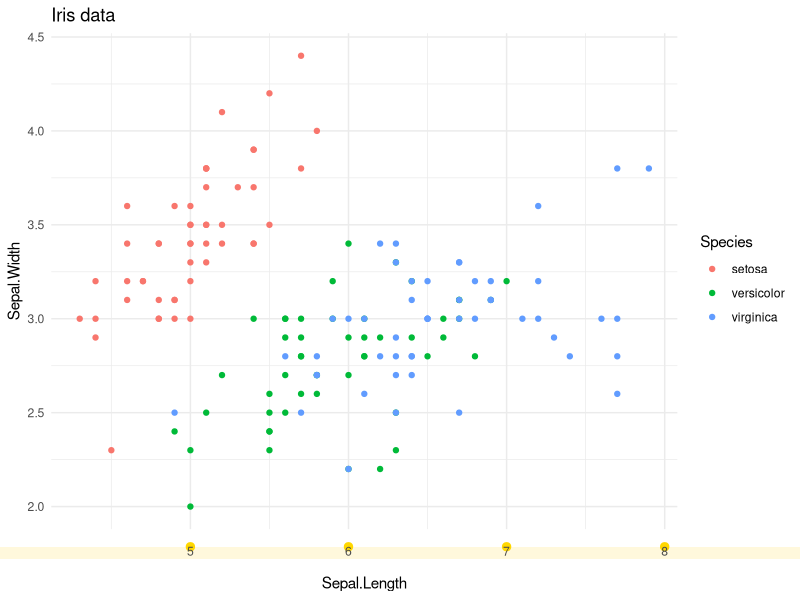
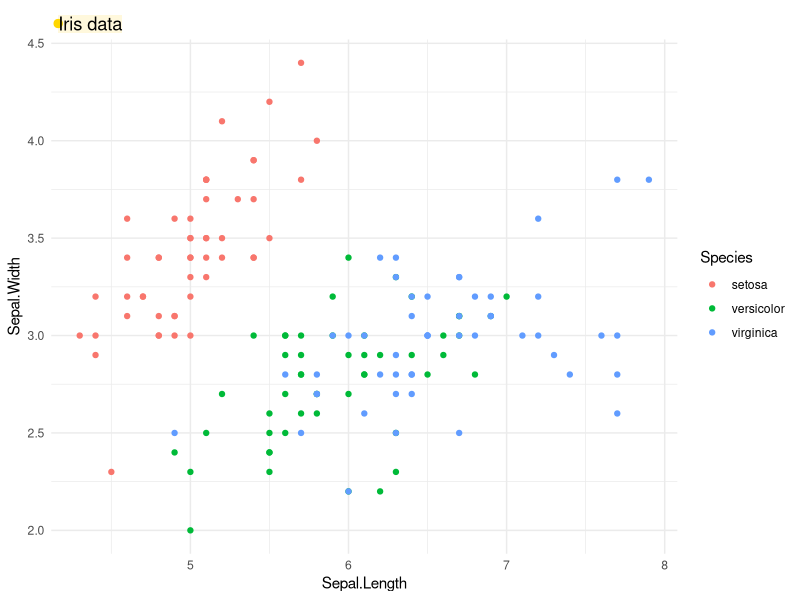
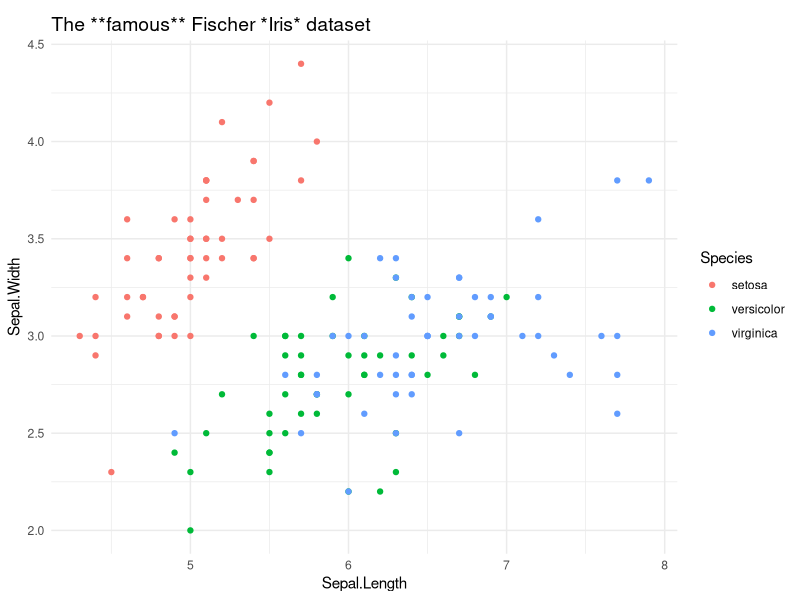
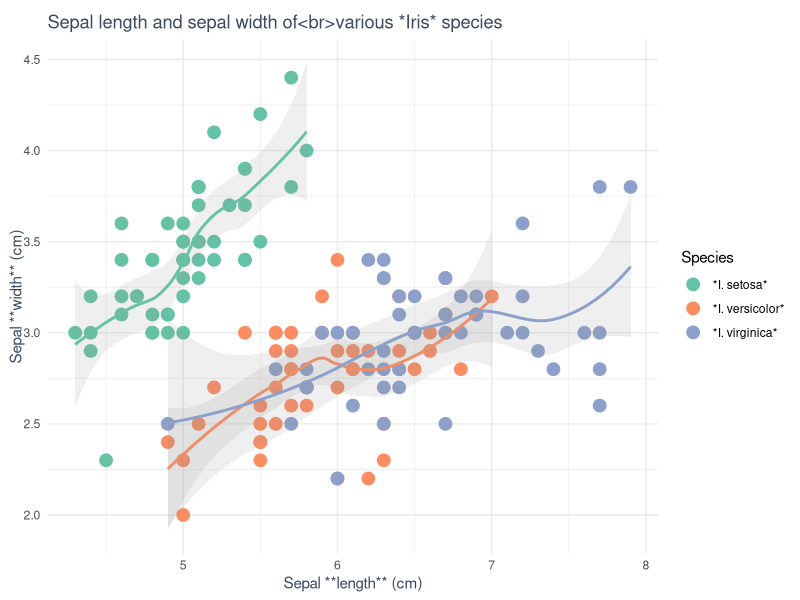

Generate these figures, in order, with R:
library(ggplot2)
library(grid)
library(gridtext)
library(rlang)
library(tibble)

# define new theme element that inherits from `element_text()`
element_label <- function(family = NULL, face = NULL, colour = NULL, size = NULL,
                          hjust = NULL, vjust = NULL, angle = NULL, lineheight = NULL,
                          color = NULL, margin = NULL,
                          debug = FALSE, inherit.blank = FALSE) {
  if (!is.null(color))
    colour <- color
  structure(
    list(
      family = family, face = face, colour = colour,
      size = size, hjust = hjust, vjust = vjust, angle = angle,
      lineheight = lineheight, margin = margin, debug = debug,
      inherit.blank = inherit.blank),
    class = c("element_label", "element_text", "element")
  )
}

# helper function to set up data frame with graphical parameters
list_to_table <- function(l) {
  lengths <- vapply(l, length, numeric(1))

  # remove length 0 cases
  l[lengths == 0L] <- NULL

  do.call(tibble, l)
}

# rendering of the theme element is handled by `labels_grob()`
element_grob.element_label <- function(element, label = "", x = NULL, y = NULL,
                                       family = NULL, face = NULL, colour = NULL, size = NULL,
                                       hjust = NULL, vjust = NULL, angle = NULL, lineheight = NULL,
                                       margin = NULL, margin_x = FALSE, margin_y = FALSE, ...) {
  if (is.null(label))
    return(ggplot2:::zeroGrob())

  vj <- vjust %||% element$vjust
  hj <- hjust %||% element$hjust
  margin <- margin %||% element$margin %||% ggplot2::margin(0, 0, 0, 0)
  angle <- angle %||% element$angle %||% 0

  x <- x %||% hj
  if (!is.unit(x))
    x <- unit(x, "npc")
  y <- y %||% vj
  if (!is.unit(y))
    y <- unit(y, "npc")

  # The gp settings can override element_gp
  gp <- gpar(
    fontsize = size %||% element$size,
    col = colour %||% element$colour,
    fontfamily = family %||% element$family,
    fontface = face %||% element$face,
    lineheight = lineheight %||% element$lineheight
  )

  gl <- list(
    label = label,
    x = x,
    y = y,
    hjust = hj,
    vjust = vj,
    angle = angle,
    color = gp$col,
    fontsize = gp$fontsize,
    fontfamily = gp$fontfamily,
    fontface = gp$fontface,
    lineheight = gp$lineheight,
    padding = list(margin)
  )
  label_data <- list_to_table(gl)

  labels_grob(label_data, debug = element$debug)
}

# draw plot with alternative axis rendering
ggplot(iris, aes(Sepal.Length, Sepal.Width, color = Species)) +
  geom_point() +
  ggtitle("Iris data") +
  theme_minimal() +
  theme(
    axis.text.x = element_label(
      hjust = 0.5, vjust = 1, angle = 0, debug = TRUE,
      margin = ggplot2::margin(10, 2, 10, 2)
    )
  )

# draw plot with alternative title rendering
ggplot(iris, aes(Sepal.Length, Sepal.Width, color = Species)) +
  geom_point() +
  ggtitle("Iris data") +
  theme_minimal() +
  theme(
    plot.title = element_label(
      hjust = 0, vjust = 0.5, angle = 0, debug = TRUE,
      margin = ggplot2::margin(5, 5, 5, 5)
    )
  )

library(ggplot2)
library(grid)
library(gridtext)
library(rlang)

# define new theme element that inherits from `element_text()`
element_markdown <- function(family = NULL, face = NULL, colour = NULL, size = NULL,
                          hjust = NULL, vjust = NULL, angle = NULL, lineheight = NULL,
                          color = NULL, margin = NULL,
                          debug = FALSE, inherit.blank = FALSE) {
  if (!is.null(color))
    colour <- color
  structure(
    list(
      family = family, face = face, colour = colour,
      size = size, hjust = hjust, vjust = vjust, angle = angle,
      lineheight = lineheight, margin = margin, debug = debug,
      inherit.blank = inherit.blank),
    class = c("element_markdown", "element_text", "element")
  )
}

# rendering of the theme element is handled by `labels_grob()`
element_grob.element_markdown <- function(element, label = "", x = NULL, y = NULL,
                                          family = NULL, face = NULL, colour = NULL, size = NULL,
                                          hjust = NULL, vjust = NULL, angle = NULL, lineheight = NULL,
                                          margin = NULL, margin_x = FALSE, margin_y = FALSE, ...) {
  if (is.null(label))
    return(ggplot2:::zeroGrob())

  vj <- vjust %||% element$vjust
  hj <- hjust %||% element$hjust
  margin <- margin %||% element$margin %||% ggplot2::margin(0, 0, 0, 0)
  angle <- angle %||% element$angle %||% 0

  x <- x %||% hj
  if (!is.unit(x))
    x <- unit(x, "npc")
  y <- y %||% vj
  if (!is.unit(y))
    y <- unit(y, "npc")

  # The gp settings can override element_gp
  gp <- gpar(
    fontsize = size %||% element$size,
    col = colour %||% element$colour,
    fontfamily = family %||% element$family,
    fontface = face %||% element$face,
    lineheight = lineheight %||% element$lineheight
  )

  markdown_grob(
    label, x = x, y = y, hjust = hj, vjust = vj, angle = angle,
    padding = margin, gp = gp, debug = element$debug
  )
}

# draw plot with alternative title rendering
ggplot(iris, aes(Sepal.Length, Sepal.Width, color = Species)) +
  geom_point() +
  ggtitle("The **famous** Fischer *Iris* dataset") +
  theme_minimal() +
  theme(
    plot.title = element_markdown(
      hjust = 0, vjust = 0.5, size = 14, margin = ggplot2::margin(5, 0, 5, 0)
    )
  )


ggplot(iris, aes(Sepal.Length, Sepal.Width, color = Species)) +
  geom_point(show.legend=TRUE, size = 4) +
  scale_color_brewer(
    palette = "Set2",
    labels = c("*I. setosa*", "*I. versicolor*", "*I. virginica*")
  ) +
  labs(
    title = "Sepal length and sepal width of<br>various *Iris* species",
    x = "Sepal **length** (cm)", y = "Sepal **width** (cm)"
  ) +
  geom_smooth(show.legend = FALSE, alpha = 0.15) +
  theme_minimal() +
  theme(
    plot.title = element_markdown(
      colour = "#3A4A60",
      margin = ggplot2::margin(5, 0, 5, 0),
      lineheight = 1.2
    ),
    legend.text = element_markdown(),
    axis.title.x = element_markdown(colour = "#3A4A60"),
    axis.title.y = element_markdown(
      colour = "#3A4A60",
      vjust = 0.5, hjust = 0.5,
      margin = margin(b = 5.5)
    )
  )
